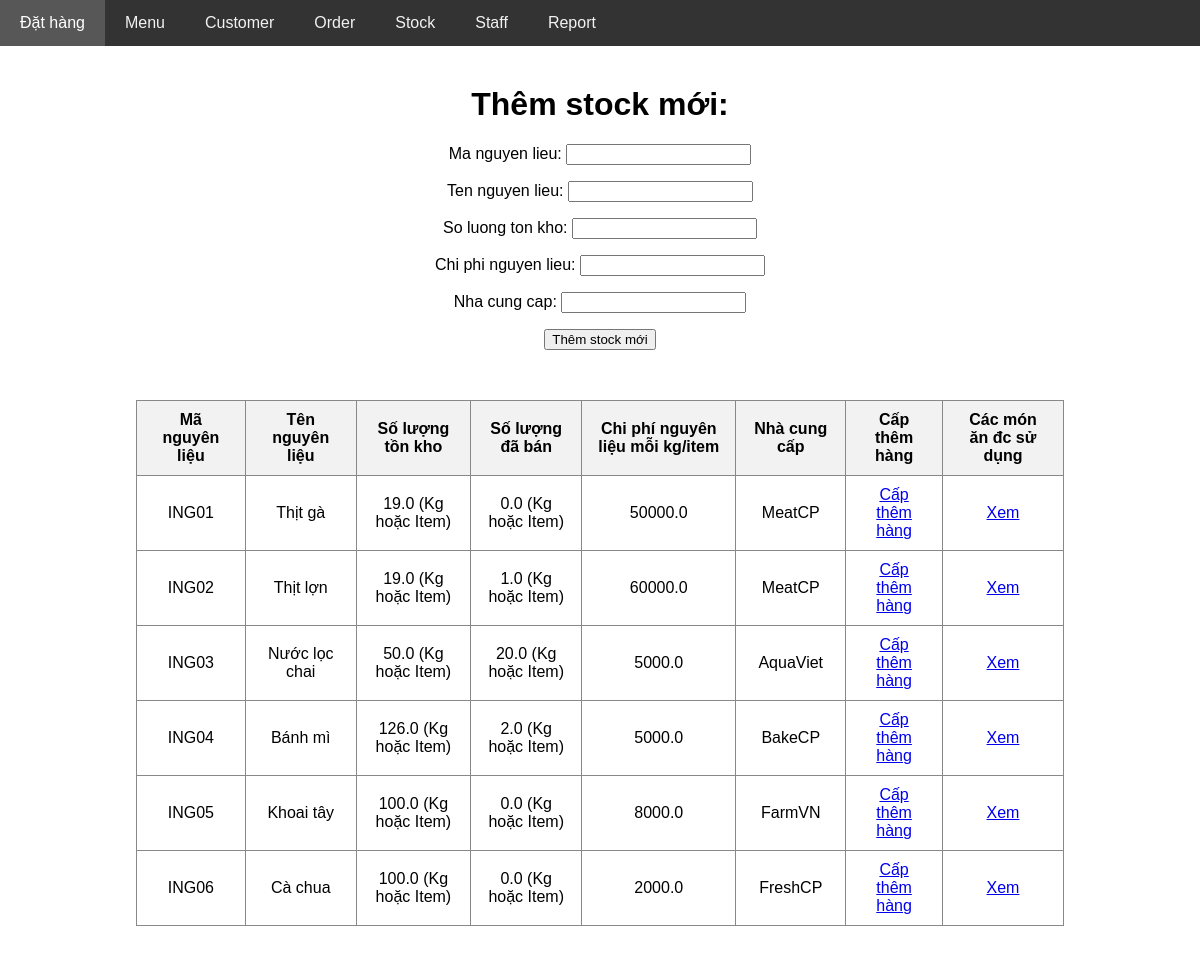
The app's page /core/stock/ with its own data.
### core/models.py (models this page shows, shortened)
class StockIngredient(models.Model):
    ma_nguyen_lieu = models.CharField(max_length=10, unique=True)
    ten_nguyen_lieu = models.CharField(max_length=50)
    so_luong_ton_kho = models.FloatField()
    chi_phi_nguyen_lieu = models.FloatField()
    nha_cung_cap = models.CharField(max_length=100)
    used = models.FloatField(default=0)

### core/views.py (the view)
# urls.py: path('stock/', views.show_stock, name='show_stock'),
def show_stock(request):
    if request.method == 'POST':
        form = StockForm(request.POST)
        if form.is_valid():
            form.save()
            return redirect('show_stock')
    form = StockForm()
    stocks = StockIngredient.objects.all()
    return render(request, 'menu/show_stock.html', {
        'stocks': stocks,
        'form': form
    })

### core/forms.py
class StockForm(forms.ModelForm):
    class Meta:
        model = StockIngredient
        fields = ['ma_nguyen_lieu', 'ten_nguyen_lieu', 'so_luong_ton_kho', 'chi_phi_nguyen_lieu', 'nha_cung_cap']

### core/templates/menu/show_stock.html (shortened to what this page needs)
{% extends 'layout.html' %}
{% block body %}
<h1>Thêm stock mới: </h1>
<form method="post" style="text-align: center;">
    {{ form.as_p }}
    <button type="submit">Thêm stock mới</button>
</form>
<div style="display: flex; justify-content: center; margin-top: 30px;">
    <table border="1" style="text-align: center;">
        <tr>
            <th>Mã nguyên liệu</th>
            <th>Tên nguyên liệu</th>
            <th>Số lượng tồn kho</th>
            <th>Số lượng đã bán</th>
            <th>Chi phí nguyên liệu mỗi kg/item</th>
            <th>Nhà cung cấp</th>
            <th>Cấp thêm hàng</th>
            <th>Các món ăn đc sử dụng</th>
        </tr>
        {% for stock in stocks %}
            <tr>
                <td> {{stock.ma_nguyen_lieu}} </td>
                <td> {{stock.ten_nguyen_lieu}} </td>
                <td> {{stock.so_luong_ton_kho}} (Kg hoặc Item)</td>
                <td> {{stock.used}} (Kg hoặc Item)</td>
                <td> {{stock.chi_phi_nguyen_lieu}} </td>
                <td> {{stock.nha_cung_cap}} </td>
                <td>
                    <a href="{% url 'add_stock' stock.id %}">Cấp thêm hàng</a>
                </td>
                <td>
                    <a href="{% url 'show_stock_detail' stock.id %}">Xem</a>
                </td>
        {% endfor %}
    </table>
</div>
{% endblock %}

### core/templates/layout.html (style rules this page uses)
body { margin: 0; font-family: Arial, sans-serif; }

### core/templates/menu/show_stock.html (style rules this page uses)
h1 { text-align: center; margin-top: 20px; }
table { border-collapse: collapse; width: 80%; margin: 20px auto; text-align: center; font-size: 16px; }
th, td { padding: 10px 15px; border: 1px solid #888; }
th { background-color: #f2f2f2; }

### records on screen
StockIngredient: ma_nguyen_lieu "ING01", ten_nguyen_lieu "Thịt gà", so_luong_ton_kho "19.0", used "0.0", chi_phi_nguyen_lieu "50000.0", nha_cung_cap "MeatCP"
StockIngredient: ma_nguyen_lieu "ING02", ten_nguyen_lieu "Thịt lợn", so_luong_ton_kho "19.0", used "1.0", chi_phi_nguyen_lieu "60000.0", nha_cung_cap "MeatCP"
StockIngredient: ma_nguyen_lieu "ING03", ten_nguyen_lieu "Nước lọc chai", so_luong_ton_kho "50.0", used "20.0", chi_phi_nguyen_lieu "5000.0", nha_cung_cap "AquaViet"
StockIngredient: ma_nguyen_lieu "ING04", ten_nguyen_lieu "Bánh mì", so_luong_ton_kho "126.0", used "2.0", chi_phi_nguyen_lieu "5000.0", nha_cung_cap "BakeCP"
StockIngredient: ma_nguyen_lieu "ING05", ten_nguyen_lieu "Khoai tây", so_luong_ton_kho "100.0", used "0.0", chi_phi_nguyen_lieu "8000.0", nha_cung_cap "FarmVN"
StockIngredient: ma_nguyen_lieu "ING06", ten_nguyen_lieu "Cà chua", so_luong_ton_kho "100.0", used "0.0", chi_phi_nguyen_lieu "2000.0", nha_cung_cap "FreshCP"
